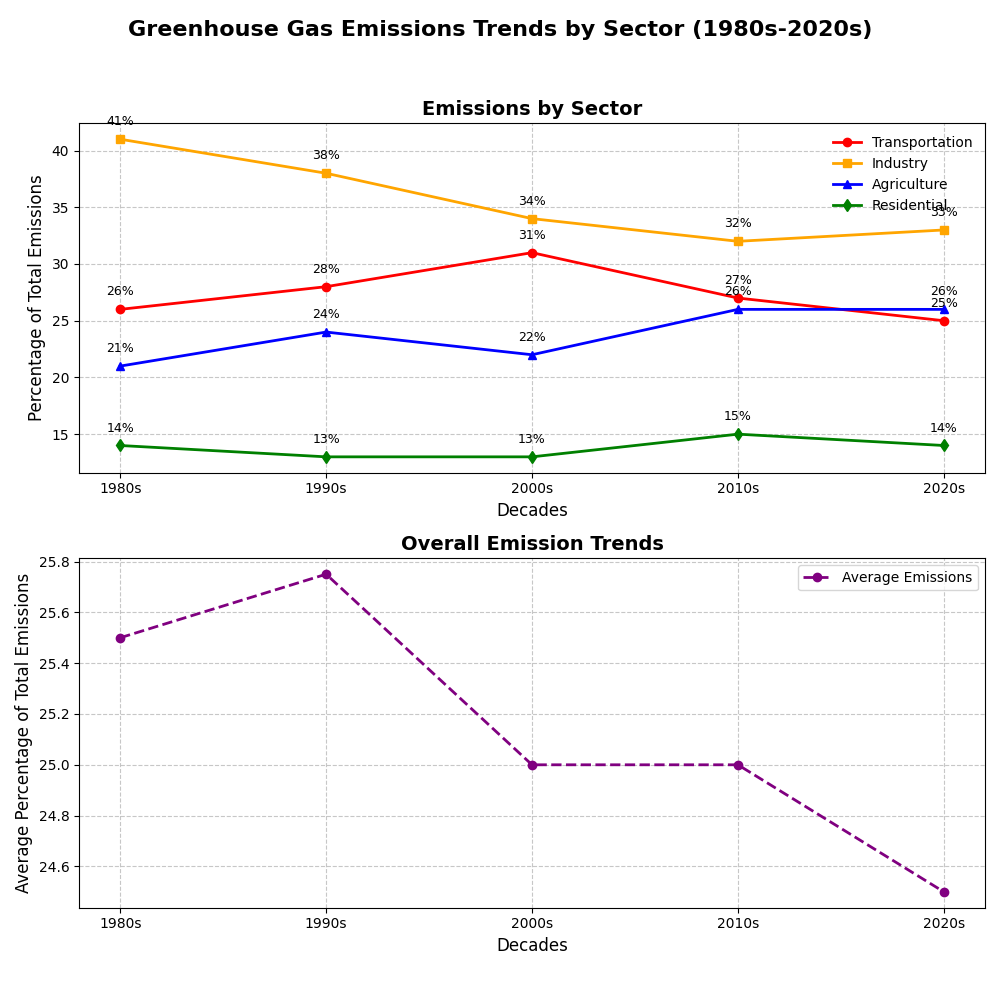

This chart was generated by the following Python code:
import matplotlib.pyplot as plt
import numpy as np

decades = ['1980s', '1990s', '2000s', '2010s', '2020s']

transportation_emissions = [26, 28, 31, 27, 25]
industry_emissions = [41, 38, 34, 32, 33]
agriculture_emissions = [21, 24, 22, 26, 26]
residential_emissions = [14, 13, 13, 15, 14]

fig, axs = plt.subplots(2, 1, figsize=(10, 10))
fig.suptitle('Greenhouse Gas Emissions Trends by Sector (1980s-2020s)', fontsize=16, fontweight='bold')

axs[0].plot(decades, transportation_emissions, marker='o', linestyle='-', linewidth=2, color='red', label='Transportation')
axs[0].plot(decades, industry_emissions, marker='s', linestyle='-', linewidth=2, color='orange', label='Industry')
axs[0].plot(decades, agriculture_emissions, marker='^', linestyle='-', linewidth=2, color='blue', label='Agriculture')
axs[0].plot(decades, residential_emissions, marker='d', linestyle='-', linewidth=2, color='green', label='Residential')

axs[0].set_title('Emissions by Sector', fontsize=14, fontweight='bold')
axs[0].set_xlabel('Decades', fontsize=12)
axs[0].set_ylabel('Percentage of Total Emissions', fontsize=12)
axs[0].legend(loc='upper right', fontsize=10, frameon=False)
axs[0].grid(True, linestyle='--', alpha=0.7)

for i, txt in enumerate(transportation_emissions):
    axs[0].annotate(f'{txt}%', (decades[i], transportation_emissions[i]), textcoords="offset points", xytext=(0,10), ha='center', fontsize=9)
for i, txt in enumerate(industry_emissions):
    axs[0].annotate(f'{txt}%', (decades[i], industry_emissions[i]), textcoords="offset points", xytext=(0,10), ha='center', fontsize=9)
for i, txt in enumerate(agriculture_emissions):
    axs[0].annotate(f'{txt}%', (decades[i], agriculture_emissions[i]), textcoords="offset points", xytext=(0,10), ha='center', fontsize=9)
for i, txt in enumerate(residential_emissions):
    axs[0].annotate(f'{txt}%', (decades[i], residential_emissions[i]), textcoords="offset points", xytext=(0,10), ha='center', fontsize=9)

average_emissions = np.mean([transportation_emissions, industry_emissions, agriculture_emissions, residential_emissions], axis=0)

axs[1].plot(decades, average_emissions, marker='o', color='purple', linewidth=2, linestyle='--', label='Average Emissions')
axs[1].set_title('Overall Emission Trends', fontsize=14, fontweight='bold')
axs[1].set_xlabel('Decades', fontsize=12)
axs[1].set_ylabel('Average Percentage of Total Emissions', fontsize=12)
axs[1].legend(loc='upper right', fontsize=10)
axs[1].grid(True, linestyle='--', alpha=0.7)

plt.tight_layout(rect=[0, 0.03, 1, 0.95])
plt.show()
